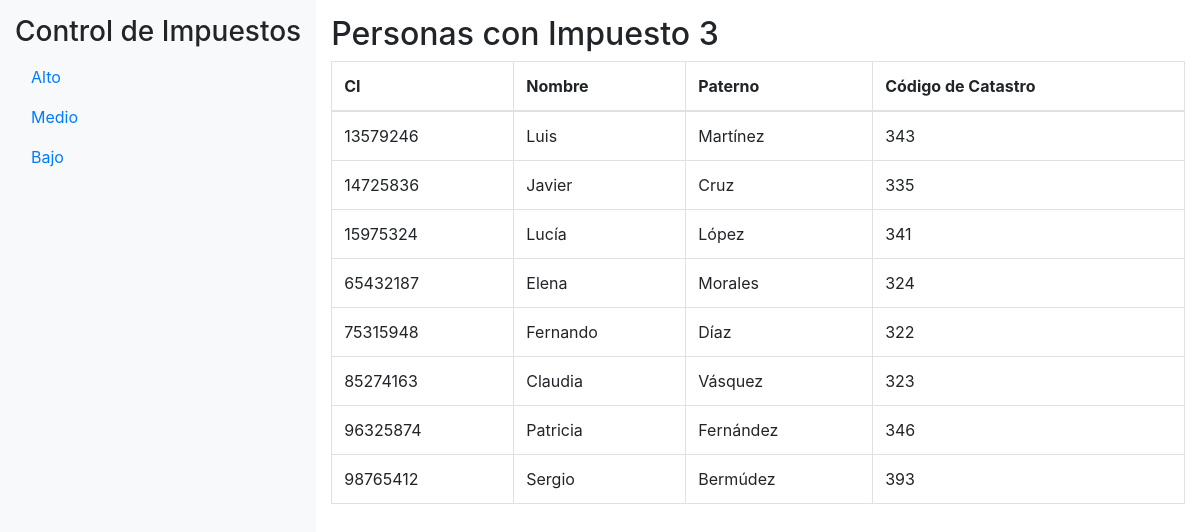
The app's page /1Examen324/pregunta6/index.php?tipo=3 with its own data.
### tables this page shows
CREATE TABLE `catastro` (
  `id` int(11) NOT NULL,
  `zona` varchar(100) DEFAULT NULL,
  `Xini` decimal(10,2) DEFAULT NULL,
  `Yini` decimal(10,2) DEFAULT NULL,
  `Xfin` decimal(10,2) DEFAULT NULL,
  `superficie` int(11) DEFAULT NULL,
  `distrito` varchar(50) DEFAULT NULL,
  `ci` int(11) DEFAULT NULL
);

CREATE TABLE `persona` (
  `ci` int(11) NOT NULL,
  `nombre` varchar(100) DEFAULT NULL,
  `paterno` varchar(100) DEFAULT NULL
);

### 1Examen324/pregunta6/index.php (the view, shortened to what this page needs)
<?php
$host = 'localhost';
$dbname = 'bdalan';
$username = 'root';
$password = '';
try {
    $pdo = new PDO("mysql:host=$host;dbname=$dbname", $username, $password);
    $pdo->setAttribute(PDO::ATTR_ERRMODE, PDO::ERRMODE_EXCEPTION);
    $tipoImpuesto = '';
    if (isset($_GET['tipo'])) {
        $tipoImpuesto = $_GET['tipo'];
        $sql = "
        SELECT p.ci, p.nombre, p.paterno, c.id AS codigo_catastro
        FROM Persona p
        JOIN Catastro c ON p.ci = c.ci
        WHERE LEFT(c.id, 1) = :tipo
        ";
        $stmt = $pdo->prepare($sql);
        $stmt->bindValue(':tipo', $tipoImpuesto);
        $stmt->execute();
        $personas = $stmt->fetchAll(PDO::FETCH_ASSOC);
    } else {
        $personas = [];
    }
} catch (PDOException $e) {
    echo "Error: " . $e->getMessage();
}
?>
<!DOCTYPE html>
<html lang="es">
<head>
    <link href="https://maxcdn.bootstrapcdn.com/bootstrap/4.5.2/css/bootstrap.min.css" rel="stylesheet">
</head>
<body>
    <div class="sidebar">
        <h3>Control de Impuestos</h3>
        <ul class="nav flex-column">
            <li class="nav-item">
                <a class="nav-link" href="?tipo=1">Alto</a>
            </li>
            <li class="nav-item">
                <a class="nav-link" href="?tipo=2">Medio</a>
            </li>
            <li class="nav-item">
                <a class="nav-link" href="?tipo=3">Bajo</a>
            </li>
        </ul>
    </div>
    <div class="content">
        <h2>Personas con Impuesto <?php echo ucfirst($tipoImpuesto); ?></h2>
        <table class="table table-bordered">
            <thead>
                <tr>
                    <th>CI</th>
                    <th>Nombre</th>
                    <th>Paterno</th>
                    <th>Código de Catastro</th>
                </tr>
            </thead>
            <tbody>
                <?php if (!empty($personas)): ?>
                    <?php foreach ($personas as $persona): ?>
                        <tr>
                            <td><?php echo htmlspecialchars($persona['ci']); ?></td>
                            <td><?php echo htmlspecialchars($persona['nombre']); ?></td>
                            <td><?php echo htmlspecialchars($persona['paterno']); ?></td>
                            <td><?php echo htmlspecialchars($persona['codigo_catastro']); ?></td>
                        </tr>
                    <?php endforeach; ?>
                <?php else: ?>
                    <tr>
                        <td colspan="4" class="text-center">No hay personas con este tipo de impuesto.</td>
                    </tr>
                <?php endif; ?>
            </tbody>
        </table>
    </div>
</body>
</html>

### 1Examen324/pregunta6/index.php (style rules this page uses)
body { display: flex; }
.sidebar { min-width: 200px; background-color: #f8f9fa; padding: 15px; height: 100vh; }
.content { flex: 1; padding: 15px; }

### records on screen
catastro: ci.ci "13579246", ci.nombre "Luis", ci.paterno "Martínez", id "343"
catastro: ci.ci "14725836", ci.nombre "Javier", ci.paterno "Cruz", id "335"
catastro: ci.ci "15975324", ci.nombre "Lucía", ci.paterno "López", id "341"
catastro: ci.ci "65432187", ci.nombre "Elena", ci.paterno "Morales", id "324"
catastro: ci.ci "75315948", ci.nombre "Fernando", ci.paterno "Díaz", id "322"
catastro: ci.ci "85274163", ci.nombre "Claudia", ci.paterno "Vásquez", id "323"
catastro: ci.ci "96325874", ci.nombre "Patricia", ci.paterno "Fernández", id "346"
catastro: ci.ci "98765412", ci.nombre "Sergio", ci.paterno "Bermúdez", id "393"

### other values on screen
$tipoImpuesto "3"
